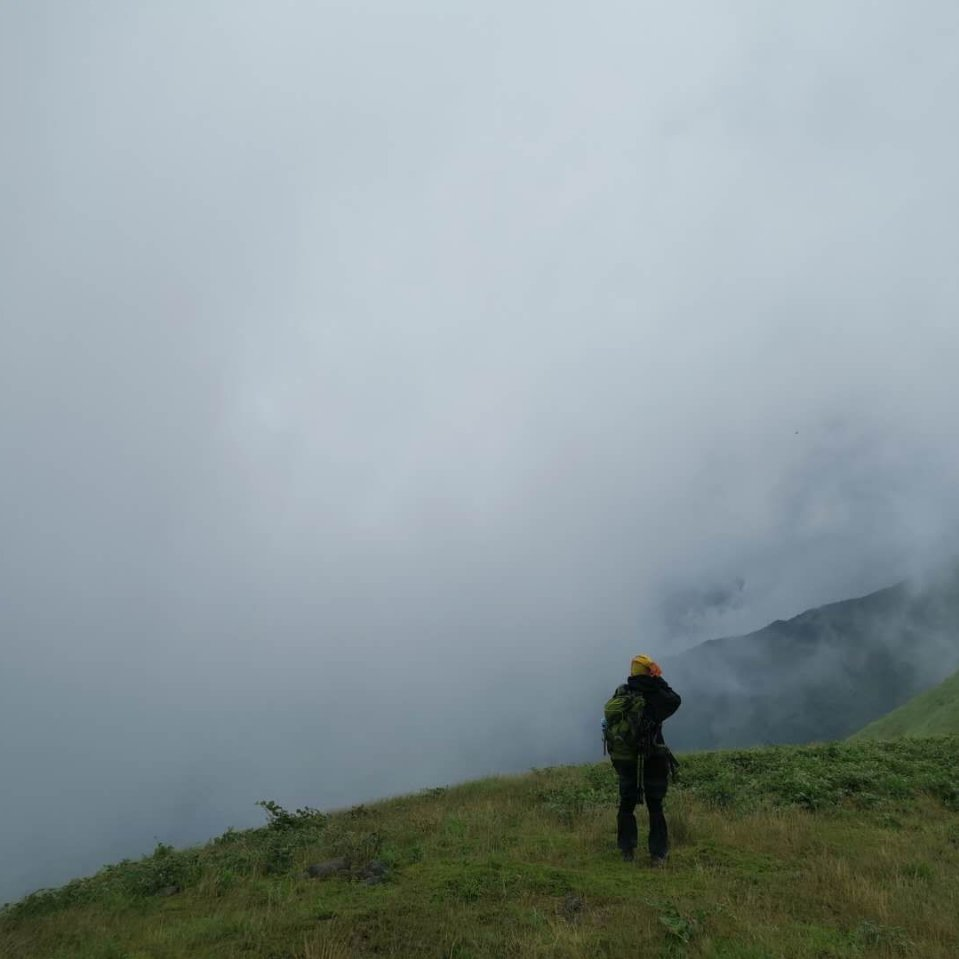
#> input picture Scripts/02_sample.jpg, 959 x 959 px
$ python 02_AddNum.py
#> lines starting #> are read from the running program, lines starting #| are printed output that depends on the picture
import os
from PIL import Image, ImageDraw, ImageFont

class AddNum():
    def __init__(self):
        self.img = None
        self.num = None
        self.img_path = None

    def open(self, img_path):
#> called with img_path = './02_sample.jpg'
        self.img = Image.open(img_path)
#> self.img is the input picture: PIL image 959x959 RGB; mean R, G, B 142.1, 154.7, 157.1
        self.img_path = os.path.abspath(img_path)
        # return True

    def draw(self, num = 1):
        # --Initialize the number--
#> called with num = 4
        num = int(num)
        self.num = num
        num_str = str(num) if num < 100 else '99+'

        # --Draw the number--
        font_size = max(self.img.size[0], self.img.size[1]) // 5
#> font_size = 191
        # img_width = self.img.size[0];img_height = self.img.size[1]
        font = ImageFont.truetype("arial.ttf", font_size)
        text_x = self.img.size[0] - font.getsize(num_str)[0]
#> text_x = 837
        text_y = 0
        text_color = (255, 0, 0)
        draw = ImageDraw.Draw(self.img)
        draw.text(
            xy = (text_x, text_y),
            text = num_str,
            fill = text_color,
            font =  font)

        # --Save the new picture--
        left, right = self.img_path.rsplit(".", 1)
        new_img_path = left + "_" + num_str + "." + right
        self.img.save(new_img_path)
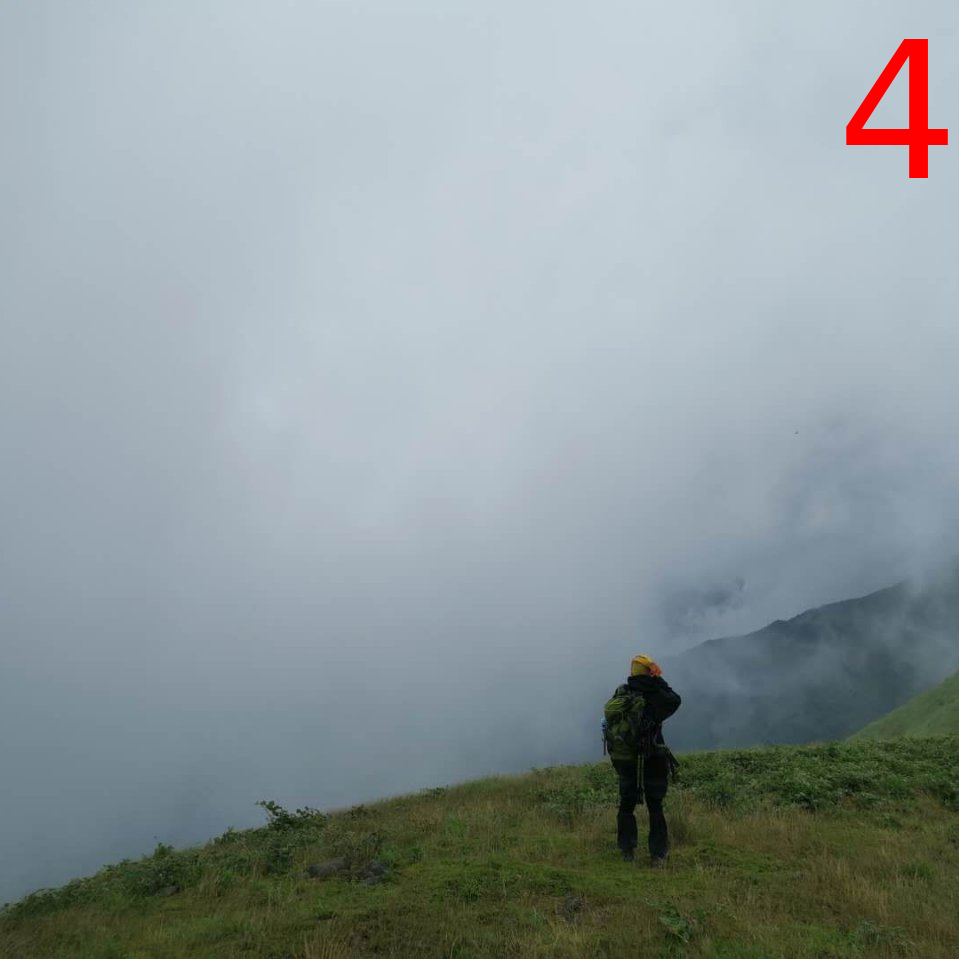
#> saved as 02_sample_4.jpg: PIL image 959x959 RGB; mean R, G, B 142.5, 153.6, 155.9
        # return True

if __name__ == '__main__':
    solver = AddNum()
    solver.open('./02_sample.jpg')
    solver.draw(4)
